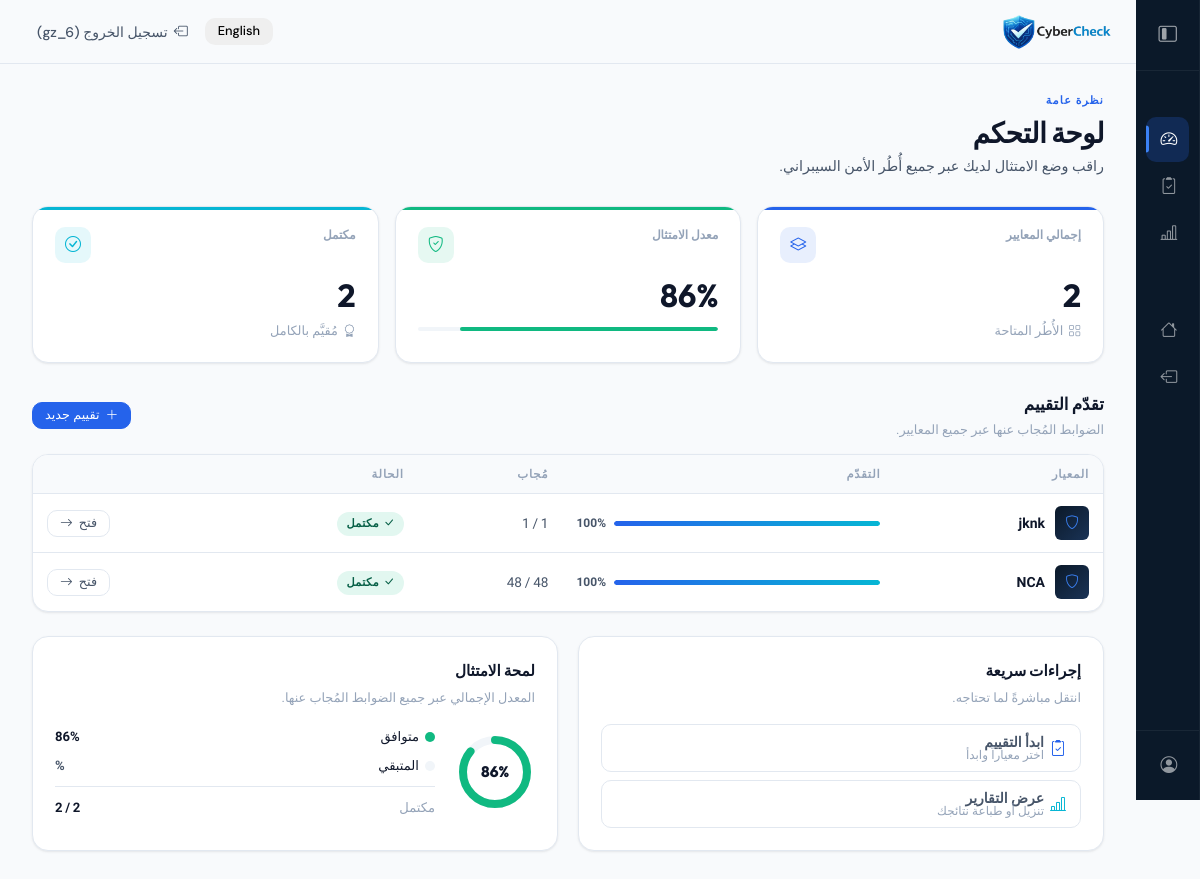
/dashboard (signed in), run on an earlier commit of the app's database.
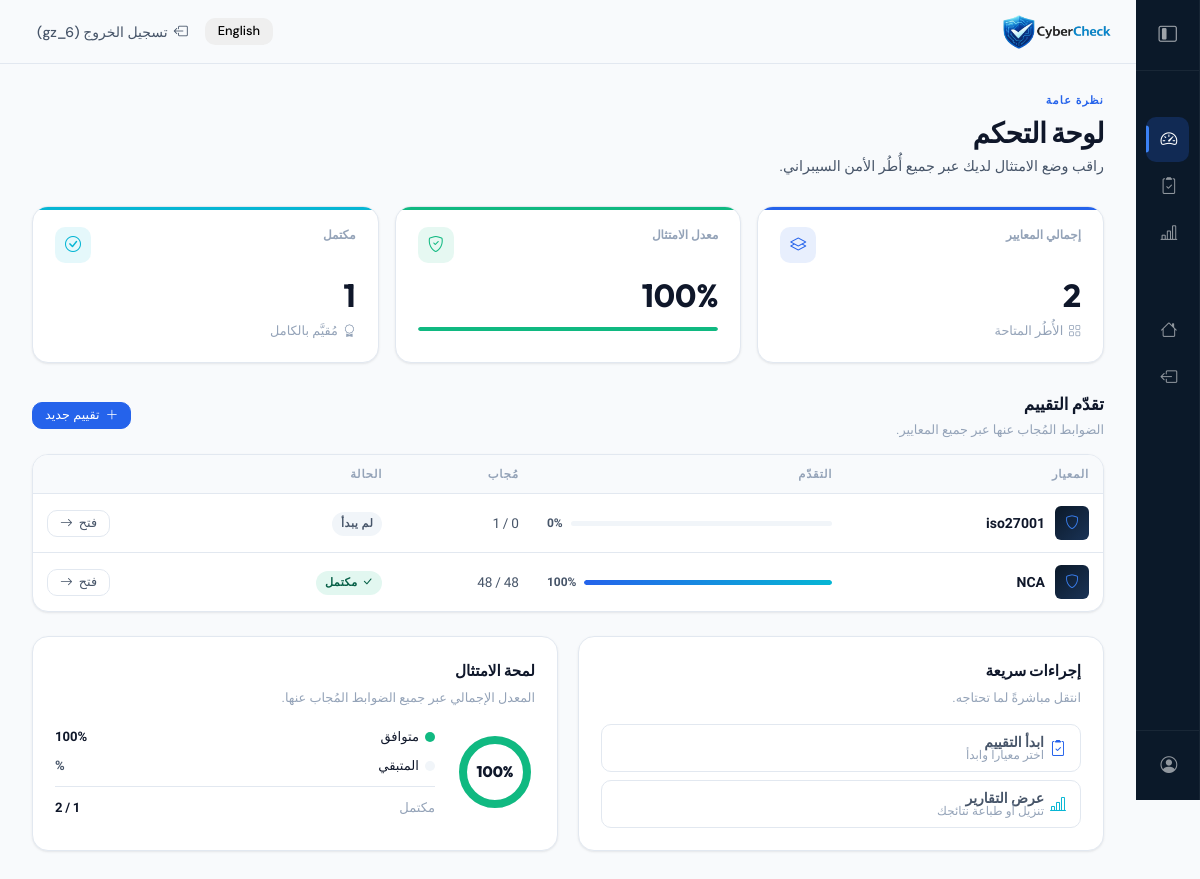
And on a later commit of the database.
### compliance/models.py (models this page shows, shortened)
class Standard(models.Model):
    name = models.CharField(max_length=200)
    description = models.TextField()

### pages/views.py (the view)
# urls.py: path('dashboard', views.dashboard, name='dashboard'),
@login_required
def dashboard(request):
    user = request.user
    standards_data = Standard.objects.annotate(
        total_cnt=Count('domain__control', distinct=True),
        answered_cnt=Count(
            'assessment_runs__results__control',
            filter=Q(assessment_runs__user=user),
            distinct=True
        )
    )
    total_standards = Standard.objects.count()
    completed_count = 0
    pending_count = 0
    for s in standards_data:
        if s.total_cnt > 0:
            if s.answered_cnt >= s.total_cnt:
                completed_count += 1
            elif s.answered_cnt > 0:
                pending_count += 1
    results = AssessmentResult.objects.filter(user=user)
    total_ans = results.count()
    compliant_ans = results.filter(status='compliant').count()
    compliance_rate = round((compliant_ans / total_ans) * 100) if total_ans > 0 else 0
    context = {
        'total_standards': total_standards,
        'completed_count': completed_count,
        'pending_count': pending_count,
        'compliance_rate': compliance_rate,
        'all_assessments': standards_data,
    }
    return render(request, 'pages/dashboard.html', context)

### templates/pages/dashboard.html (shortened to what the changed rows need)
{% load static i18n %}
{% get_current_language as LANGUAGE_CODE %}
<!DOCTYPE html>
<html lang="{{ LANGUAGE_CODE }}" dir="{% if LANGUAGE_CODE == 'ar' %}rtl{% else %}ltr{% endif %}">
<head>
  <link href="https://cdn.jsdelivr.net/npm/bootstrap-icons@1.11.3/font/bootstrap-icons.css" rel="stylesheet">
  <link rel="stylesheet" href="{% static 'css/DB.css' %}">
</head>
<body class="{% if LANGUAGE_CODE == 'ar' %}lang-ar{% endif %}">
<div class="wrapper">
  <div class="main">
    <div class="page-content">
      <div class="page-header animate-fade-up">
        <h1>{% trans "Dashboard" %}</h1>
      </div>
      <div class="stat-grid animate-fade-up delay-1"
           style="grid-template-columns:repeat(3,1fr)">
        <div class="stat-card green">
          <div class="stat-card-header">
            <div class="stat-card-label">{% trans "Compliance Rate" %}</div>
            <div class="stat-card-icon"><i class="bi bi-shield-check"></i></div>
          </div>
          <div class="stat-card-value">{{ compliance_rate }}%</div>
          <div class="stat-progress" style="margin-top:6px">
            <div class="stat-progress-fill js-fill"
                 data-width="{{ compliance_rate }}"
                 style="width:0;background:var(--green)"></div>
          </div>
        </div>
        <div class="stat-card teal">
          <div class="stat-card-header">
            <div class="stat-card-label">{% trans "Completed" %}</div>
            <div class="stat-card-icon"><i class="bi bi-check-circle"></i></div>
          </div>
          <div class="stat-card-value">{{ completed_count }}</div>
          <div class="stat-card-sub">
            <i class="bi bi-award"></i> {% trans "Fully assessed" %}
          </div>
        </div>
      </div>
      <div style="display:flex;flex-direction:column;gap:24px;margin-top:8px">
        <div class="animate-fade-up delay-2">
          <div style="display:flex;align-items:center;justify-content:space-between;margin-bottom:14px;flex-wrap:wrap;gap:10px">
            <div>
              <h2 style="font-family:var(--font-display);font-size:1.05rem;font-weight:700;
                          color:var(--text-primary);margin:0 0 2px">
                {% trans "Assessment Progress" %}
              </h2>
            </div>
          </div>
          <div class="cc-table-wrap">
            <table class="cc-table">
              <thead>
                <tr>
                  <th>{% trans "Standard" %}</th>
                  <th style="min-width:160px">{% trans "Progress" %}</th>
                  <th>{% trans "Answered" %}</th>
                  <th>{% trans "Status" %}</th>
                  <th></th>
                </tr>
              </thead>
              <tbody>
                {% for std in all_assessments %}
                <tr>
                  <td>
                    <div style="display:flex;align-items:center;gap:10px">
                      <div style="width:34px;height:34px;border-radius:var(--radius-sm);flex-shrink:0;
                                  background:linear-gradient(135deg,var(--navy),var(--navy-light));
                                  display:flex;align-items:center;justify-content:center">
                        <i class="bi bi-shield" style="color:var(--blue-vivid);font-size:.85rem"></i>
                      </div>
                      <span style="font-weight:600;font-size:.875rem">{{ std.name }}</span>
                    </div>
                  </td>
                  <td>
                    {% if std.total_cnt > 0 %}
                      {% widthratio std.answered_cnt std.total_cnt 100 as pct %}
                    {% else %}
                      {% widthratio 0 1 100 as pct %}
                    {% endif %}
                    <div style="display:flex;align-items:center;gap:8px">
                      <div class="card-progress-bar" style="flex:1">
                        <div class="card-progress-fill js-fill"
                             data-width="{{ pct }}"
                             style="width:0"></div>
                      </div>
                      <span style="font-size:.75rem;font-weight:700;
                                   color:var(--text-secondary);white-space:nowrap">
                        {{ pct }}%
                      </span>
                    </div>
                  </td>
                  <td>
                    <span style="font-size:.85rem;color:var(--text-secondary)">
                      {{ std.answered_cnt }}&thinsp;/&thinsp;{{ std.total_cnt }}
                    </span>
                  </td>
                  <td>
                    {% if std.total_cnt > 0 and std.answered_cnt == std.total_cnt %}
                      <span class="badge badge-green">
                        <i class="bi bi-check-lg"></i> {% trans "Complete" %}
                      </span>
                    {% elif std.answered_cnt > 0 %}
                      <span class="badge badge-amber">
                        <i class="bi bi-clock"></i> {% trans "In Progress" %}
                      </span>
                    {% else %}
                      <span class="badge badge-muted">{% trans "Not Started" %}</span>
                    {% endif %}
                  </td>
                  <td style="text-align:end">
                    <a href="{% url 'standard_assessment_runs' std.id %}"
                       class="btn btn-secondary btn-sm">
                      {% trans "Open" %} <i class="bi bi-arrow-right"></i>
                    </a>
                  </td>
                </tr>
                {% endfor %}
              </tbody>
            </table>
          </div>
        </div>
        <div style="display:grid;grid-template-columns:1fr 1fr;gap:20px"
             class="animate-fade-up delay-3">
          <div style="background:var(--surface);border:1px solid var(--border);
                      border-radius:var(--radius-lg);padding:22px;box-shadow:var(--shadow-sm)">
            <div style="display:flex;align-items:center;gap:20px">
              <div style="position:relative;width:80px;height:80px;flex-shrink:0">
                <svg width="80" height="80" viewBox="0 0 80 80">
                  <circle cx="40" cy="40" r="32"
                          fill="none" stroke="var(--surface-3)" stroke-width="8"/>
                  <circle cx="40" cy="40" r="32"
                          fill="none"
                          stroke="var(--green)"
                          stroke-width="8"
                          stroke-linecap="round"
                          stroke-dasharray="201.06"
                          stroke-dashoffset="{% widthratio compliance_rate 100 201.06 as filled %}{{ filled|default:201.06 }}"
                          transform="rotate(-90 40 40)"
                          id="donutFill"
                          style="transition:stroke-dashoffset .8s ease"/>
                </svg>
                <div style="position:absolute;inset:0;display:flex;align-items:center;
                            justify-content:center;font-family:var(--font-display);
                            font-size:.95rem;font-weight:800;color:var(--text-primary)">
                  {{ compliance_rate }}%
                </div>
              </div>
              <div style="flex:1;display:flex;flex-direction:column;gap:8px">
                <div style="display:flex;align-items:center;justify-content:space-between;
                            font-size:.82rem">
                  <span style="display:flex;align-items:center;gap:6px">
                    <span style="width:10px;height:10px;border-radius:50%;
                                 background:var(--green);flex-shrink:0"></span>
                    {% trans "Compliant" %}
                  </span>
                  <span style="font-weight:700;color:var(--text-primary)">
                    {{ compliance_rate }}%
                  </span>
                </div>
                    {% widthratio compliance_rate 100 1 as cr_frac %}
                <div style="display:flex;align-items:center;justify-content:space-between;
                            font-size:.82rem">
                  <span style="color:var(--text-muted)">{% trans "Completed" %}</span>
                  <span style="font-weight:700;color:var(--text-primary)">
                    {{ completed_count }}&thinsp;/&thinsp;{{ total_standards }}
                  </span>
                </div>
              </div>
            </div>
          </div>
        </div>
      </div>
    </div>
  </div>
</div>
</body>
</html>

What changed in the data, as far as the page shows it:
removed Standard: name "jknk", pct "100", answered_cnt "1", total_cnt "1"
added Standard: name "iso27001", pct "0", answered_cnt "0", total_cnt "1"
Also different on the page:
{{ compliance_rate }}: "86" → "100"
{{ compliance_rate }}: 86 → 100 (drawn)
{{ completed_count }}: "2" → "1"
